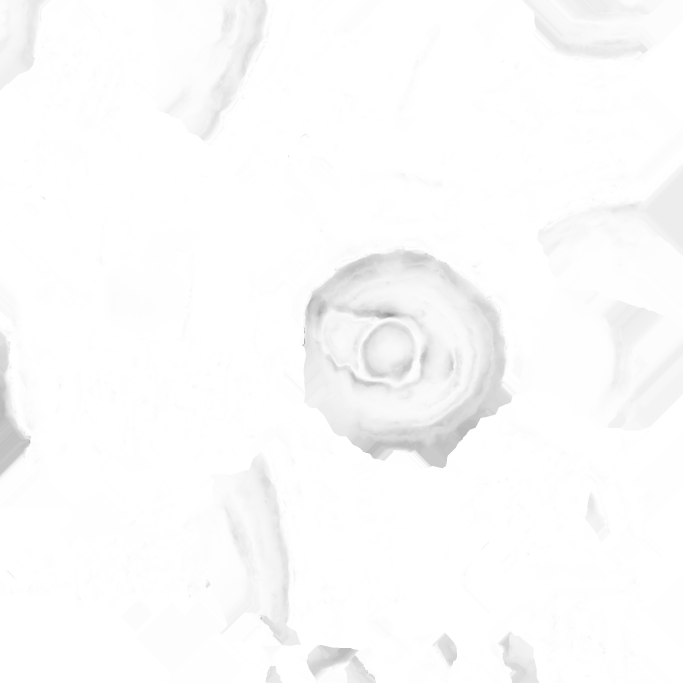
#> input picture isaac_ros_ws/isaac_ros_assets/isaac_ros_foundationpose/soup_can/baked_mesh_ao0.png, 2048 x 2048 px (shown at 1/3 size)
$ python analyze_rgb_depth_image_raw.py --rgb isaac_ros_assets/isaac_ros_foundationpose/soup_can/baked_mesh_ao0.png --depth isaac_ros_assets/isaac_ros_foundationpose/soup_can/baked_mesh_norm0.png
#> lines starting #> are read from the running program, lines starting #| are printed output that depends on the picture; after the words box and inside, x2 and y2 are one past the last pixel; in counts of white or black regions, pixels touching at a corner belong together
import cv2
import numpy as np
import argparse
import os

# --- Constants from Camera Info ---
# Extracted from camera_info.txt [cite: 1, 2, 3]
FX = 448.15853517
FY = 448.15853517
CX = 640.0
CY = 360.0

def process_robotics_scene(rgb_path, depth_path):
    """
    Detects white parts, calculates 3D position and real-world dimensions.
    """
    # 1. Load Images
    if not os.path.exists(rgb_path) or not os.path.exists(depth_path):
        print(f"Error: One or both files not found.\nRGB: {rgb_path}\nDepth: {depth_path}")
        return

    rgb = cv2.imread(rgb_path)
#> rgb is the input picture: shape (2048, 2048, 3); min 135, max 255, mean 251.5
    # depth image represents distance in meters
    depth_map = cv2.imread(depth_path, cv2.IMREAD_UNCHANGED)
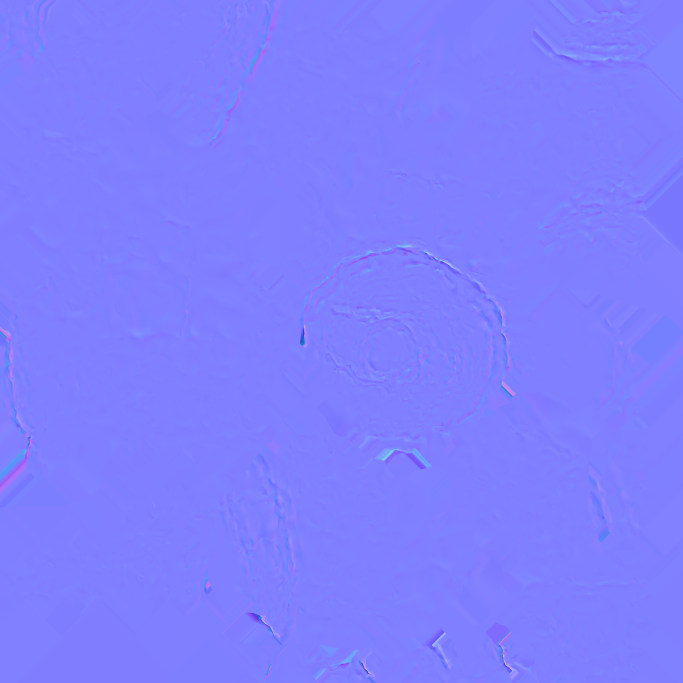
#> input picture isaac_ros_ws/isaac_ros_assets/isaac_ros_foundationpose/soup_can/baked_mesh_norm0.png, 2048 x 2048 px (shown at 1/3 size)
#> depth_map is the input picture: shape (2048, 2048, 3); mean B, G, R 254.9, 127.4, 127.4

    if rgb is None or depth_map is None:
        print("Error: Could not decode image files.")
        return

    # 2. Part Detection
    gray = cv2.cvtColor(rgb, cv2.COLOR_BGR2GRAY)
    # Using threshold to isolate white gears/components
    _, thresh = cv2.threshold(gray, 200, 255, cv2.THRESH_BINARY)
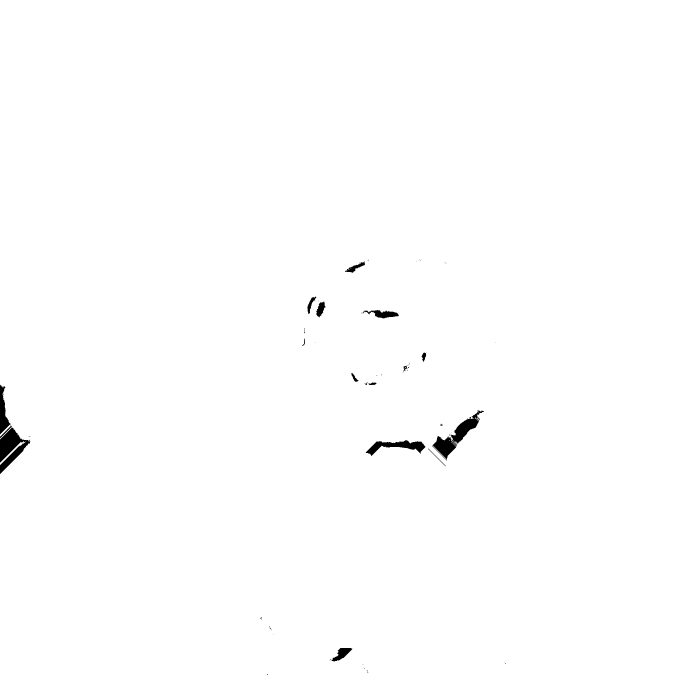
#> thresh: shape (2048, 2048) (shown at 1/3 size); 99.5% white; 64 black regions (45 under 20 px)
    contours, _ = cv2.findContours(thresh, cv2.RETR_EXTERNAL, cv2.CHAIN_APPROX_SIMPLE)
#> contours = 5 contours, 3 with area under 20; largest, box (x1, y1, x2, y2) and area: (0, 0, 2048, 2048) 4181304, (0, 1324, 76, 1395) 436

    detected_objects = []
    viz_img = rgb.copy()

    # 3. Analyze each part
    for cnt in contours:
        if cv2.contourArea(cnt) < 50:
            continue

        x_px, y_px, w_px, h_px = cv2.boundingRect(cnt)

        # Calculate Geometric Center (Centroid)
        M = cv2.moments(cnt)
        if M["m00"] == 0: continue
        u, v = int(M["m10"] / M["m00"]), int(M["m01"] / M["m00"])

        # Get Depth (Z) in meters
        z_m = float(depth_map[v, u])

        # Fallback for holes in gears: use median of valid depth in the bounding box
        if z_m <= 0:
            roi = depth_map[y_px:y_px+h_px, x_px:x_px+w_px]
            valid_z = roi[roi > 0]
            z_m = np.median(valid_z) if valid_z.size > 0 else 0

        if z_m > 0:
            # 4. 3D Coordinates (Camera Local Frame)
            cam_x = (u - CX) * z_m / FX
            cam_y = (v - CY) * z_m / FY
            cam_z = z_m

            # 5. Dimensions in Centimeters
            width_cm = (w_px * z_m / FX) * 100
            height_cm = (h_px * z_m / FY) * 100
            area_cm2 = width_cm * height_cm

            obj_data = {
                'width': round(width_cm, 2),
                'height': round(height_cm, 2),
                'area': round(area_cm2, 2),
                'x': round(cam_x, 4),
                'y': round(cam_y, 4),
                'z': round(cam_z, 4)
            }
            detected_objects.append(obj_data)

            # 6. Visualization
            cv2.drawContours(viz_img, [cnt], -1, (0, 255, 0), 2)
            cv2.circle(viz_img, (u, v), 3, (0, 0, 255), -1)
            label = f"{width_cm:.1f}x{height_cm:.1f}cm"
            cv2.putText(viz_img, label, (x_px, y_px - 10),
                        cv2.FONT_HERSHEY_SIMPLEX, 0.4, (0, 255, 0), 1)
#> this loop made 2 passes
#> cnt on pass 1: [[75, 1324], [76, 1324]]
#> (x_px, y_px, w_px, h_px, u, v) on pass 2: (0, 1324, 76, 71, 36, 1355)
#> after the loop, detected_objects = []

    # 7. CLI Output
    header = f"{'ID':<4} | {'Width(cm)':<10} | {'Height(cm)':<11} | {'Area(cm^2)':<11} | {'X(m)':<8} | {'Y(m)':<8} | {'Z(m)':<8}"
    print("\nDetection Summary:")
    print("-" * len(header))
    print(header)
    print("-" * len(header))

    for i, obj in enumerate(detected_objects):
        print(f"{i:<4} | {obj['width']:<10} | {obj['height']:<11} | {obj['area']:<11} | {obj['x']:<8} | {obj['y']:<8} | {obj['z']:<8}")

    # 8. Result Display
    cv2.imshow("Object Measurement", viz_img)
    print("\nPress any key in the image window to close.")
    cv2.waitKey(0)
    cv2.destroyAllWindows()

    return detected_objects

if __name__ == "__main__":
    parser = argparse.ArgumentParser(description="Analyze robotics parts from RGB-D data.")
    parser.add_argument("--rgb", type=str, required=True, help="Path to the RGB image (e.g., 0_rgb.jpg)")
    parser.add_argument("--depth", type=str, required=True, help="Path to the Depth image (e.g., 0_depth.png)")

    args = parser.parse_args()
#> (the run stopped early here; a loop or call above may not have finished)
